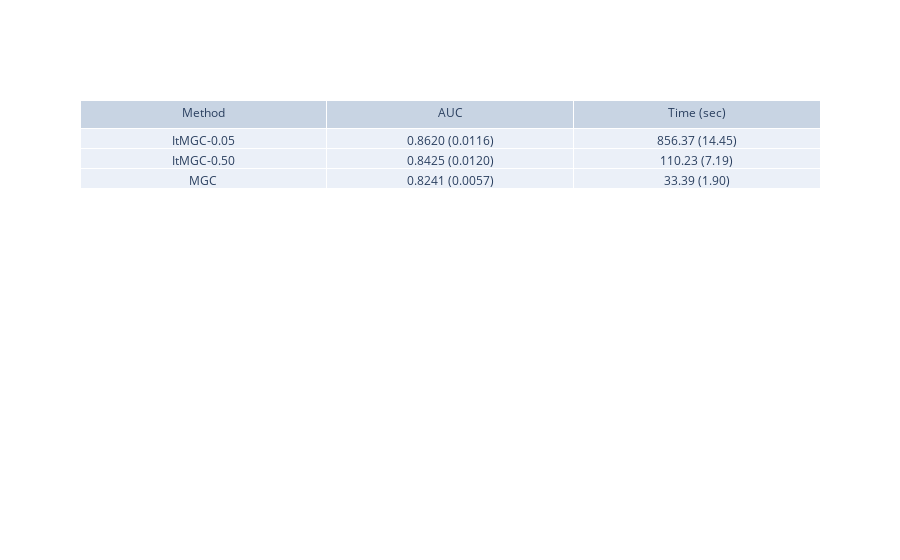
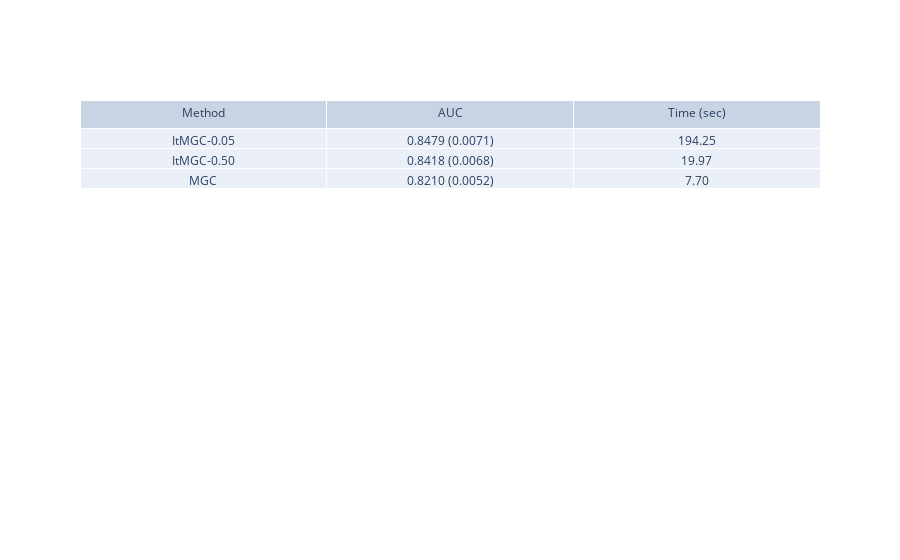

The notebook cell these images were saved under, in order:
### Code cell
import plotly.graph_objects as go

print("Paper Results")

fig = go.Figure(data=[go.Table(header=dict(values=['Method', 'AUC', 'Time (sec)']),
                 cells=dict(values=[['ItMGC-0.05', 'ItMGC-0.50', 'MGC'], ['0.8620 (0.0116)', '0.8425 (0.0120)', '0.8241 (0.0057)'], ['856.37 (14.45)', '110.23 (7.19)', '33.39 (1.90)']]))
                     ])
fig.show()

print("My Results")

fig2 = go.Figure(data=[go.Table(header=dict(values=['Method', 'AUC', 'Time (sec)']),
                 cells=dict(values=[['ItMGC-0.05', 'ItMGC-0.50', 'MGC'], ['0.8479 (0.0071)', '0.8418 (0.0068)', '0.8210 (0.0052)'], ['194.25', '19.97', '7.70']]))
                     ])
fig2.show()

### Figure 1 — Plotly figure (JSON) as saved in the notebook; plotly's stock layout.template omitted (floating-point values rounded to 4 significant figures)
{"data": [{"cells": {"values": [["ItMGC-0.05", "ItMGC-0.50", "MGC"], ["0.8620 (0.0116)", "0.8425 (0.0120)", "0.8241 (0.0057)"], ["856.37 (14.45)", "110.23 (7.19)", "33.39 (1.90)"]]}, "header": {"values": ["Method", "AUC", "Time (sec)"]}, "type": "table"}], "layout": {}}

### Figure 2 — Plotly figure (JSON) as saved in the notebook; plotly's stock layout.template omitted (floating-point values rounded to 4 significant figures)
{"data": [{"cells": {"values": [["ItMGC-0.05", "ItMGC-0.50", "MGC"], ["0.8479 (0.0071)", "0.8418 (0.0068)", "0.8210 (0.0052)"], ["194.25", "19.97", "7.70"]]}, "header": {"values": ["Method", "AUC", "Time (sec)"]}, "type": "table"}], "layout": {}}
